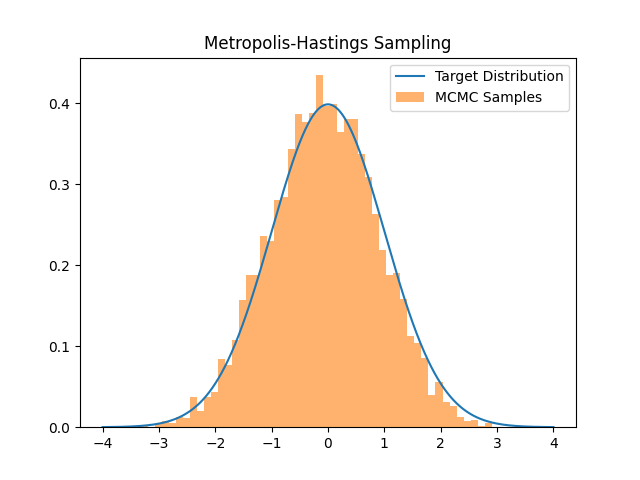

The Python source for this figure:
"""
process of constructing a Markov chain to sample from a desired probability distribution 𝑃

Objective: sample from a complex probability distribution 𝑃
"""

import numpy as np
import matplotlib.pyplot as plt

# 1D Gaussian with mean 0 and standard deviation 1
# This is the distribution for sampling P(x) in Monte Carlo
def target_distribution(x):
    return np.exp(-0.5 * x**2) / np.sqrt(2 * np.pi)

# Gaussian with mean x and standard deviation 0.5
# auxilary distribution for exploring state space of target distribution
def proposal_distribution(x):
    return np.random.normal(x, 0.5)

def metropolis_hastings(target, proposal, num_samples, initial_value):
    samples = np.zeros(num_samples)
    samples[0] = initial_value # first sample is an arbitrary initial state
    
    for t in range(1, num_samples): # iterate over all samples
        current = samples[t-1] 
        print(f"Current at iteration {t}: {current}")
        proposed = proposal(current)
        print(f"Proposed at iteration {t}: {proposed}")
        
        acceptance_ratio = target(proposed) / target(current)
        acceptance_probability = min(1, acceptance_ratio)
        
        if np.random.rand() < acceptance_probability:
            samples[t] = proposed
        else:
            samples[t] = current
            
    return samples

num_samples = 10000
initial_value = 0

samples = metropolis_hastings(target_distribution, proposal_distribution, num_samples, initial_value)

x = np.linspace(-4, 4, 1000)
plt.plot(x, target_distribution(x), label='Target Distribution')
plt.hist(samples, bins=50, density=True, alpha=0.6, label='MCMC Samples')
plt.legend()
plt.title('Metropolis-Hastings Sampling')
plt.savefig('metropolisHasting.png')
plt.show()
